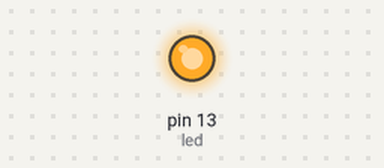
A sketch run on a simulated Arduino Uno, built with avr-gcc and run on an emulated ATmega328P. Shown: output pins drawn as LEDs (lit = HIGH).

Above: at 0.1 s.
Timing chart, 0 to 1.6 s (numbered marks = the images above):
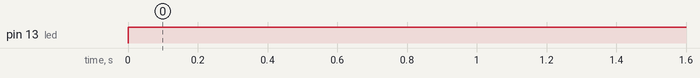

The sketch:

simpleLED.ino
```cpp
//Example 1: Turning on an LED
const int led = 13;

void setup() {
  pinMode(led, OUTPUT);

}

void loop() {
  // put your main code here, to run repeatedly:
  digitalWrite(led,HIGH);
}
```

Measured:
- by itself, pin 13 (led): LOW → HIGH at 0.00 s
